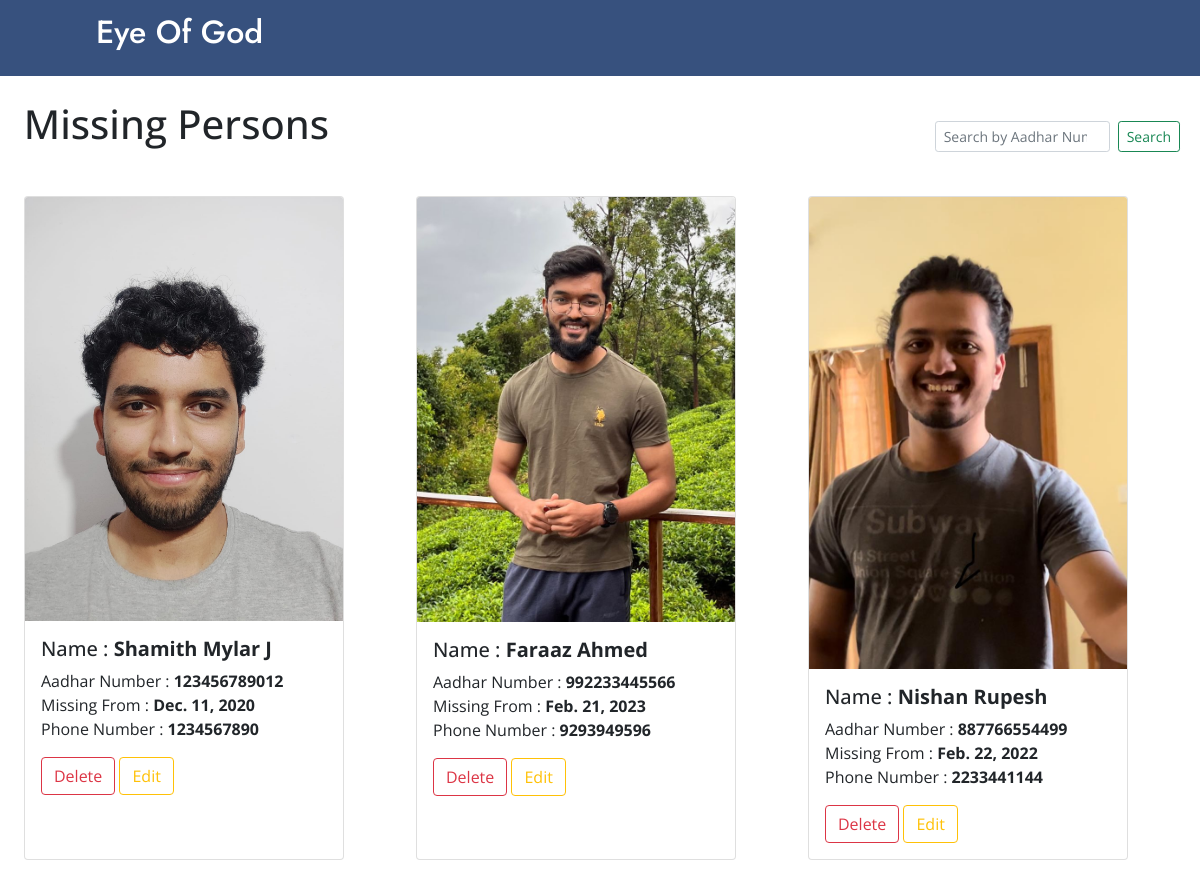
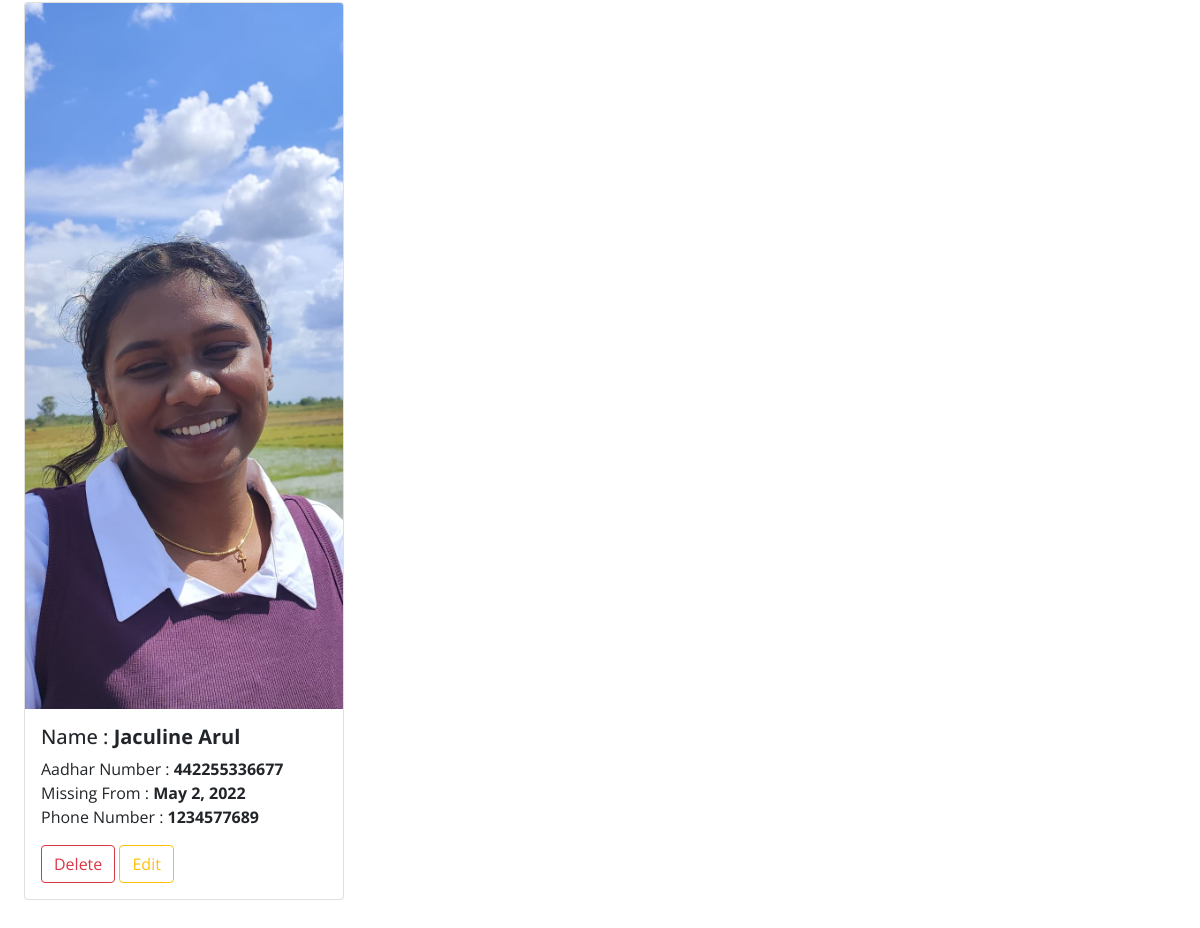
Screenshot of /missing/ with the database file from the repository (2 pictures, top to bottom).
### missingperson/models.py (models this page shows, shortened)
class MissingPerson(models.Model):
    GENDER_CHOICES = [
        ('Male', 'Male'),
        ('Female', 'Female'),
        ('Others', 'Others'),
    ]
    first_name = models.CharField(max_length=255)
    last_name = models.CharField(max_length=255)
    father_name = models.CharField(max_length=255)
    date_of_birth = models.DateField()
    address = models.TextField()
    email = models.EmailField()
    phone_number = models.CharField(max_length=10)  # Assuming a maximum of 15 digits for phone number
    aadhar_number = models.CharField(max_length=12, unique=True)  # Aadhar number is 12 digits and should be unique
    image = models.ImageField(upload_to='missing_persons/')  # Store images in a 'missing_persons' directory
    missing_from = models.DateField()
    gender = models.CharField(max_length=10, choices=GENDER_CHOICES)

### missingperson/views.py (the view)
# urls.py: path('missing/',missing,name='missing'),
def  missing(request):
    queryset = MissingPerson.objects.all()
    search_query = request.GET.get('search', '')
    if search_query:
        queryset = queryset.filter(aadhar_number__icontains=search_query)
    context = {'missingperson': queryset}
    return render(request,"missing.html",context)

### missingperson/templates/missing.html (shortened to what this page needs)
<!DOCTYPE html>
<html lang="en">
<head>
    <link href="https://cdn.jsdelivr.net/npm/bootstrap@5.0.2/dist/css/bootstrap.min.css" rel="stylesheet"
>
</head>
<body style="font-family: 'Open Sans', sans-serif;">
    <nav class="navbar navbar-expand-lg  navbar-dark bg-black py-2" style="background-color: #37517E;">
        <div class="container-fluid justify-content-between" style="font-family: 'Jost', sans-serif;padding-left: 8%;">
            <div class="d-flex">
              <a class="navbar-brand me-2 mb-1 d-flex align-items-center" href="/">
                <h2>Eye Of God</h2>
              </a>
            </div>
        </div>
    </nav>
    <br>
        <div class="">
            <div class="row">
                <div class="col-md-8">
                    <h1 class="text-left mb-4" style="padding-left: 3%;">Missing Persons</h1>
                </div>
                <div class="col-md-4 d-flex align-items-center justify-content-end">
                    <form class="d-flex" method="GET" action="{% url 'missing' %}">
                        <input class="form-control form-control-sm me-2" type="search" name="search" value="{{ search_query }}" placeholder="Search by Aadhar Number" aria-label="Search">
                        <button class="btn btn-outline-success btn-sm" type="submit">Search</button>
                    </form>
                </div>
            </div>
        </div>
        {% include 'card.html' %}
</body>

### missingperson/templates/card.html (shortened to what this page needs)
<div style="position: relative; padding: 2%;">
    <div class="row row-cols-1 row-cols-md-3 g-4">
        {% for person in missingperson %}
        <div class="row-4 mb-1">
            <div class="card h-100" style="width: 20rem;">
                <div class="view overlay">
                    <img class="card-img-top center-image" src="/media/{{person.image}}" alt="Card image cap" style="width: 100%;" >
                </div>
                <div class="card-body">
                    <h5 class="card-title">Name : <b>{{person.first_name}} {{person.last_name}}</b> </h5>
                    <p class="card-text">Aadhar Number :<b> {{person.aadhar_number}} </b>
                        <br>
                        Missing From : <b> {{person.missing_from}} </b>
                        <br>
                        Phone Number : <b> {{person.phone_number}} </b>
                    </p>
                    <a href="{% url 'delete_person' person.id %}" class="btn btn-outline-danger" id="bt2">Delete</a>
                    <a href="/update/{{person.id}}" class="btn btn-outline-warning" id="bt3">Edit</a>
                </div>
            </div>
        </div>
        {% endfor %}
    </div>
</div>

### missingperson/templates/missing.html (style rules this page uses)
form { background-color: #ffffff; padding: 20px; border-radius: 8px; }
img { max-width: 100%; height: auto; }

### rows the page displays
MissingPerson: image (picture), first_name "Shamith", last_name "Mylar J", aadhar_number "123456789012", missing_from "Dec. 11, 2020", phone_number "1234567890"
MissingPerson: image (picture), first_name "Faraaz", last_name "Ahmed", aadhar_number "992233445566", missing_from "Feb. 21, 2023", phone_number "9293949596"
MissingPerson: image (picture), first_name "Nishan", last_name "Rupesh", aadhar_number "887766554499", missing_from "Feb. 22, 2022", phone_number "2233441144"
MissingPerson: image (picture), first_name "Jaculine", last_name "Arul", aadhar_number "442255336677", missing_from "May 2, 2022", phone_number "1234577689"
